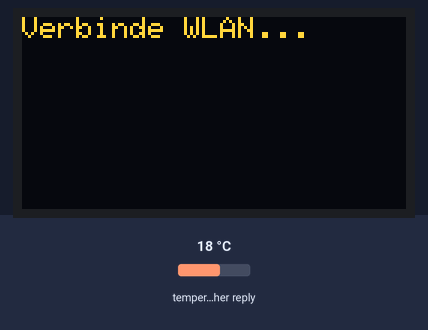
This sketch was run on a simulated ESP32. Shown: 128×64 one-colour display. The test bench sets the inputs (shaded band); at power-on: temperature in the weather reply 18 °C. The OLED is the two-colour kind (top 16 rows yellow); WiFi joins after 1.5 s; servers stay silent unless stated; web services answer with replies made up by the test bench.

Above: at 0.1 s.
At 1.6 s:
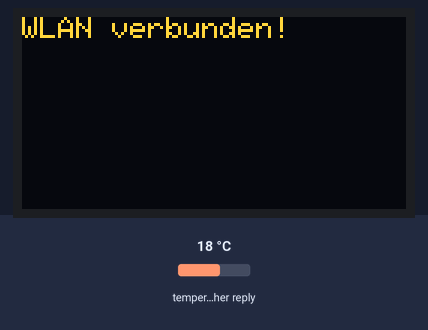
At 2.7 s:
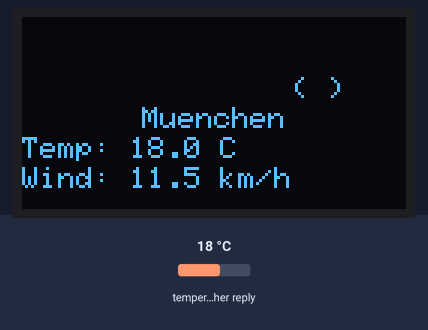

The sketch:

weatherStation.ino
```cpp
#include <WiFi.h>
#include <HTTPClient.h>
#include <ArduinoJson.h>
#include <Wire.h>
#include <Adafruit_GFX.h>
#include <Adafruit_SSD1306.h>

#define SCREEN_WIDTH 128
#define SCREEN_HEIGHT 64

#define OLED_RESET -1
#define SDA_PIN 8
#define SCL_PIN 10

Adafruit_SSD1306 display(SCREEN_WIDTH, SCREEN_HEIGHT, &Wire, OLED_RESET);

const char* ssid = "WIFI-NAME";
const char* password = "WIFI-PASSWORD";

// -----------------------------------------
// OPEN-METEO API URL
// München: 48.137 → 11.575
// -----------------------------------------
String weatherURL =
  "https://api.open-meteo.com/v1/forecast?"
  "latitude=48.137&longitude=11.575&current_weather=true";

// -----------------------------------------
void drawWeatherIcon(int code, int x, int y) {

  if (code == 0) {
    // Klar
    display.setCursor(x, y);
    display.print("O");
  }
  else if (code == 1 || code == 2 || code == 3) {
    // Wolkig
    display.setCursor(x, y);
    display.print("( )");
  }
  else if (code >= 37 && code <= 49) {
    // Wolken/Nebel
    display.setCursor(x, y);
    display.print("///");
  }
  else if (code >= 50 && code <= 67) {
    // Regen
    display.setCursor(x, y);
    display.print("~~");
  }
  else if (code >= 71 && code <= 77) {
    // Schnee
    display.setCursor(x, y);
    display.print("***");
  }
  else if (code >= 80 && code <= 82) {
    // Schauer
    display.setCursor(x, y);
    display.print("///");
  }
  else {
    // Unbekannt
    display.setCursor(x, y);
    display.print("?");
  }
}

// -----------------------------------------
void getWeather() {
  HTTPClient http;

  http.begin(weatherURL);

  int httpCode = http.GET();

  if (httpCode > 0) {
    String payload = http.getString();

    const size_t capacity = 1024;
    StaticJsonDocument<capacity> doc;

    DeserializationError error = deserializeJson(doc, payload);

    if (!error) {
      float temp = doc["current_weather"]["temperature"];
      float wind = doc["current_weather"]["windspeed"];
      int code  = doc["current_weather"]["weathercode"];

      display.clearDisplay();

      // Überschrift
      display.setTextSize(1);
      display.setCursor(40, 30);
      display.print("Muenchen");

      // Temperatur
      display.setCursor(0, 40);
      display.setTextSize(1);
      display.print("Temp: ");
      display.print(temp, 1);
      display.print(" C");

      // Wind
      display.setTextSize(1);
      display.setCursor(0, 50);
      display.print("Wind: ");
      display.print(wind, 1);
      display.print(" km/h");

      // Wettericon rechts anzeigen
      drawWeatherIcon(code, 90, 20);

      display.display();
    }
  }

  http.end();
}

// -----------------------------------------
void setup() {
  Wire.begin(SDA_PIN, SCL_PIN);

  display.begin(SSD1306_SWITCHCAPVCC, 0x3C);
  display.clearDisplay();
  display.setTextColor(SSD1306_WHITE);

  // WLAN starten
  display.setCursor(0, 0);
  display.print("Verbinde WLAN...");
  display.display();

  WiFi.begin(ssid, password);

  while (WiFi.status() != WL_CONNECTED) {
    delay(300);
  }

  display.clearDisplay();
  display.setCursor(0, 0);
  display.print("WLAN verbunden!");
  display.display();

  delay(800);

  getWeather();
}

// -----------------------------------------
void loop() {
  static unsigned long lastUpdate = 0;

  if (millis() - lastUpdate > 300000) {  // alle 5 Minuten
    getWeather();
    lastUpdate = millis();
  }
}
```

Measured:
- what the display in image 1 shows lasts 1.0 s, from 1.6 s to 2.6 s
